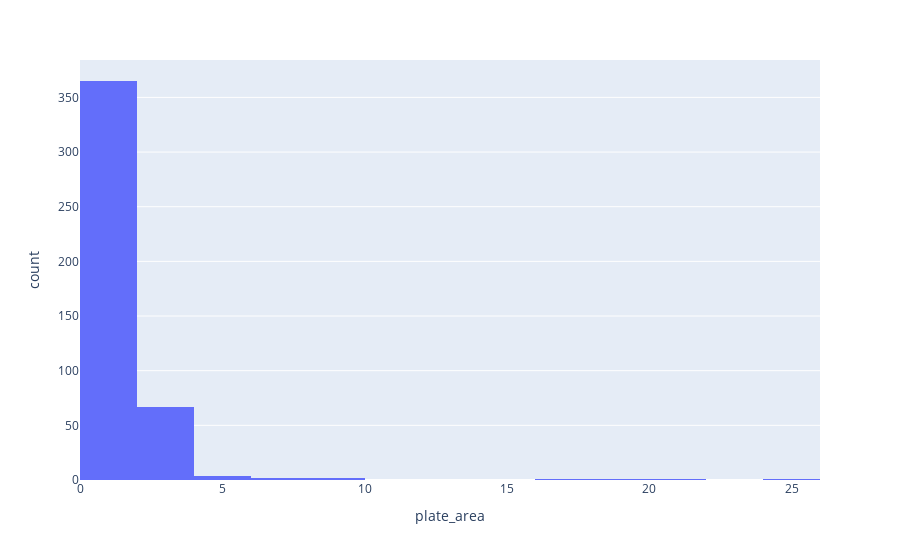

This figure's notebook cell:
### Code cell
# Distribuição das áreas dos retângulos das placas
df = pd.DataFrame({'plate_area': data['plate_area']})
px.histogram(df, x='plate_area', nbins=20)

# A figura indica a % da área ocupada pela placa com relação
#   à área total da imagem. Conseguimos perceber que a grande maioria
#   das placas ocupa <5% da área total da imagem, todavia
#   existem algumas imagem onde a placa ocupa >15% da área
#   total.

### Figure 1 — Plotly figure (JSON) as saved in the notebook; plotly's stock layout.template omitted (floating-point values rounded to 4 significant figures; data arrays with more than 128 entries replaced by an {"elided": "..."} marker saying what was removed)
{"data": [{"alignmentgroup": "True", "bingroup": "x", "hovertemplate": "plate_area=%{x}<br>count=%{y}<extra></extra>", "legendgroup": "", "marker": {"color": "#636efa", "pattern": {"shape": ""}}, "name": "", "nbinsx": 20, "offsetgroup": "", "orientation": "v", "showlegend": false, "type": "histogram", "x": {"elided": "444 float values"}, "xaxis": "x", "yaxis": "y"}], "layout": {"barmode": "relative", "legend": {"tracegroupgap": 0}, "margin": {"t": 60}, "xaxis": {"anchor": "y", "domain": [0, 1], "title": {"text": "plate_area"}}, "yaxis": {"anchor": "x", "domain": [0, 1], "title": {"text": "count"}}}}
